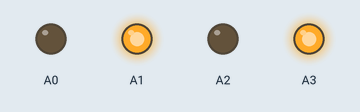
Bench run of a sketch on a simulated Arduino Uno, built with avr-gcc and run on an emulated ATmega328P. Shown: output pins drawn as LEDs (lit = HIGH).

Above: at 0.1 s.
Timing chart, 0 to 1.6 s (numbered marks = the images above):
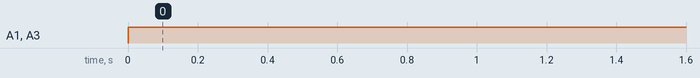

The sketch:

provaMOSFET.ino
```cpp
void setup() {
  // put your setup code here, to run once:

  pinMode(A0, OUTPUT);
  pinMode(A1, OUTPUT);
  pinMode(A2, OUTPUT);
  pinMode(A3, OUTPUT);

}

void loop() {
  // put your main code here, to run repeatedly:

  /*analogWrite(A0, 255);
  analogWrite(A1, 255);
  analogWrite(A2, 255);
  analogWrite(A3, 255);
  delay(1000);
  analogWrite(A0, 0);
  analogWrite(A1, 0);
  analogWrite(A2, 0);
  analogWrite(A3, 0);

  delay(1000);
  analogWrite(A0, 0);
  analogWrite(A1, 255);
  analogWrite(A2, 0);
  analogWrite(A3, 255);
  delay(1000);*/
  analogWrite(A0, 0);
  analogWrite(A1, 255);
  analogWrite(A2, 0);
  analogWrite(A3, 255);
  delay(8);
  /*analogWrite(A0, 255);
  analogWrite(A1, 0);
  analogWrite(A2, 255);
  analogWrite(A3, 0);*/
  delay(8);
}
```

Measured:
- by itself, A1, A3: LOW → HIGH at 0.00 s
